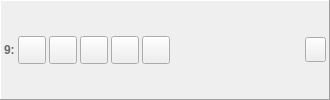
     <widget class="QFrame" name="horizontalFrame_9">
      <property name="enabled">
       <bool>true</bool>
      </property>
      <property name="sizePolicy">
       <sizepolicy hsizetype="Expanding" vsizetype="Fixed">
        <horstretch>0</horstretch>
        <verstretch>0</verstretch>
       </sizepolicy>
      </property>
      <property name="minimumSize">
       <size>
        <width>330</width>
        <height>0</height>
       </size>
      </property>
      <property name="contextMenuPolicy">
       <enum>Qt::ActionsContextMenu</enum>
      </property>
      <property name="autoFillBackground">
       <bool>false</bool>
      </property>
      <property name="frameShape">
       <enum>QFrame::Panel</enum>
      </property>
      <property name="frameShadow">
       <enum>QFrame::Raised</enum>
      </property>
      <layout class="QHBoxLayout" name="horizontalLayout_9">
       <property name="spacing">
        <number>3</number>
       </property>
       <property name="leftMargin">
        <number>3</number>
       </property>
       <property name="topMargin">
        <number>3</number>
       </property>
       <property name="rightMargin">
        <number>3</number>
       </property>
       <property name="bottomMargin">
        <number>3</number>
       </property>
       <item>
        <widget class="QLabel" name="label_23">
         <property name="enabled">
          <bool>true</bool>
         </property>
         <property name="sizePolicy">
          <sizepolicy hsizetype="Fixed" vsizetype="Fixed">
           <horstretch>0</horstretch>
           <verstretch>0</verstretch>
          </sizepolicy>
         </property>
         <property name="palette">
          <palette>
           <active>
            <colorrole role="WindowText">
             <brush brushstyle="SolidPattern">
              <color alpha="255">
               <red>104</red>
               <green>104</green>
               <blue>104</blue>
              </color>
             </brush>
            </colorrole>
           </active>
           <inactive>
            <colorrole role="WindowText">
             <brush brushstyle="SolidPattern">
              <color alpha="255">
               <red>104</red>
               <green>104</green>
               <blue>104</blue>
              </color>
             </brush>
            </colorrole>
           </inactive>
           <disabled>
            <colorrole role="WindowText">
             <brush brushstyle="SolidPattern">
              <color alpha="255">
               <red>120</red>
               <green>120</green>
               <blue>120</blue>
              </color>
             </brush>
            </colorrole>
           </disabled>
          </palette>
         </property>
         <property name="font">
          <font>
           <weight>75</weight>
           <bold>true</bold>
          </font>
         </property>
         <property name="text">
          <string>9:</string>
         </property>
         <property name="margin">
          <number>5</number>
         </property>
        </widget>
       </item>
       <item>
        <widget class="QToolButton" name="buttonMountDisk_9">
         <property name="enabled">
          <bool>true</bool>
         </property>
         <property name="minimumSize">
          <size>
           <width>28</width>
           <height>28</height>
          </size>
         </property>
         <property name="maximumSize">
          <size>
           <width>28</width>
           <height>28</height>
          </size>
         </property>
        </widget>
       </item>
       <item>
        <widget class="QToolButton" name="buttonMountFolder_9">
         <property name="enabled">
          <bool>true</bool>
         </property>
         <property name="minimumSize">
          <size>
           <width>28</width>
           <height>28</height>
          </size>
         </property>
         <property name="maximumSize">
          <size>
           <width>28</width>
           <height>28</height>
          </size>
         </property>
        </widget>
       </item>
       <item>
        <widget class="QToolButton" name="buttonSave_9">
         <property name="enabled">
          <bool>true</bool>
         </property>
         <property name="minimumSize">
          <size>
           <width>28</width>
           <height>28</height>
          </size>
         </property>
         <property name="maximumSize">
          <size>
           <width>28</width>
           <height>28</height>
          </size>
         </property>
         <property name="checkable">
          <bool>true</bool>
         </property>
        </widget>
       </item>
       <item>
        <widget class="QToolButton" name="autoSave_9">
         <property name="enabled">
          <bool>true</bool>
         </property>
         <property name="minimumSize">
          <size>
           <width>28</width>
           <height>28</height>
          </size>
         </property>
         <property name="maximumSize">
          <size>
           <width>28</width>
           <height>28</height>
          </size>
         </property>
         <property name="text">
          <string/>
         </property>
         <property name="checkable">
          <bool>false</bool>
         </property>
        </widget>
       </item>
       <item>
        <widget class="QToolButton" name="buttonEditDisk_9">
         <property name="enabled">
          <bool>true</bool>
         </property>
         <property name="minimumSize">
          <size>
           <width>28</width>
           <height>28</height>
          </size>
         </property>
         <property name="maximumSize">
          <size>
           <width>28</width>
           <height>28</height>
          </size>
         </property>
         <property name="checkable">
          <bool>false</bool>
         </property>
        </widget>
       </item>
       <item>
        <layout class="QVBoxLayout" name="verticalLayout_9">
         <property name="spacing">
          <number>0</number>
         </property>
         <property name="leftMargin">
          <number>5</number>
         </property>
         <property name="rightMargin">
          <number>5</number>
         </property>
         <item>
          <widget class="QLabel" name="labelFileName_9">
           <property name="enabled">
            <bool>true</bool>
           </property>
           <property name="sizePolicy">
            <sizepolicy hsizetype="Ignored" vsizetype="Fixed">
             <horstretch>0</horstretch>
             <verstretch>0</verstretch>
            </sizepolicy>
           </property>
           <property name="autoFillBackground">
            <bool>false</bool>
           </property>
           <property name="text">
            <string/>
           </property>
           <property name="textFormat">
            <enum>Qt::PlainText</enum>
           </property>
           <property name="wordWrap">
            <bool>false</bool>
           </property>
          </widget>
         </item>
         <item>
          <widget class="QLabel" name="labelImageProperties_9">
           <property name="enabled">
            <bool>true</bool>
           </property>
           <property name="sizePolicy">
            <sizepolicy hsizetype="Preferred" vsizetype="Fixed">
             <horstretch>0</horstretch>
             <verstretch>0</verstretch>
            </sizepolicy>
           </property>
           <property name="palette">
            <palette>
             <active>
              <colorrole role="WindowText">
               <brush brushstyle="SolidPattern">
                <color alpha="255">
                 <red>128</red>
                 <green>128</green>
                 <blue>128</blue>
                </color>
               </brush>
              </colorrole>
              <colorrole role="Mid">
               <brush brushstyle="SolidPattern">
                <color alpha="255">
                 <red>157</red>
                 <green>155</green>
                 <blue>144</blue>
                </color>
               </brush>
              </colorrole>
             </active>
             <inactive>
              <colorrole role="WindowText">
               <brush brushstyle="SolidPattern">
                <color alpha="255">
                 <red>128</red>
                 <green>128</green>
                 <blue>128</blue>
                </color>
               </brush>
              </colorrole>
              <colorrole role="Mid">
               <brush brushstyle="SolidPattern">
                <color alpha="255">
                 <red>157</red>
                 <green>155</green>
                 <blue>144</blue>
                </color>
               </brush>
              </colorrole>
             </inactive>
             <disabled>
              <colorrole role="WindowText">
               <brush brushstyle="SolidPattern">
                <color alpha="255">
                 <red>118</red>
                 <green>116</green>
                 <blue>108</blue>
                </color>
               </brush>
              </colorrole>
              <colorrole role="Mid">
               <brush brushstyle="SolidPattern">
                <color alpha="255">
                 <red>157</red>
                 <green>155</green>
                 <blue>144</blue>
                </color>
               </brush>
              </colorrole>
             </disabled>
            </palette>
           </property>
           <property name="textFormat">
            <enum>Qt::PlainText</enum>
           </property>
           <property name="alignment">
            <set>Qt::AlignLeading|Qt::AlignLeft|Qt::AlignVCenter</set>
           </property>
           <property name="wordWrap">
            <bool>false</bool>
           </property>
          </widget>
         </item>
        </layout>
       </item>
       <item>
        <widget class="QToolButton" name="buttonEject_9">
         <property name="enabled">
          <bool>true</bool>
         </property>
         <property name="minimumSize">
          <size>
           <width>21</width>
           <height>25</height>
          </size>
         </property>
         <property name="maximumSize">
          <size>
           <width>21</width>
           <height>25</height>
          </size>
         </property>
        </widget>
       </item>
      </layout>
     </widget>
